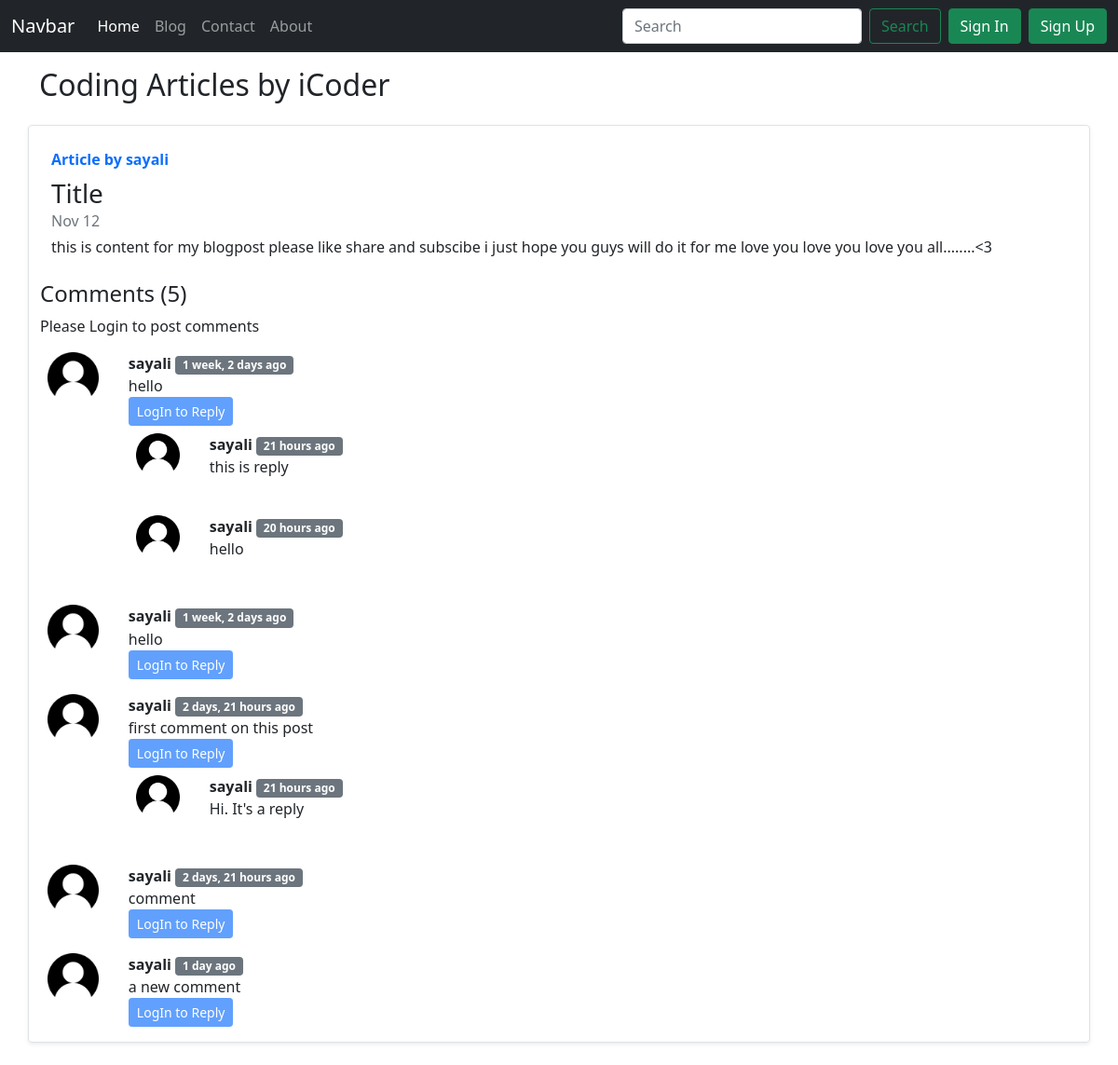
Screenshot of /blog/title/ with the database file from the repository.
### blogapp/models.py (models this page shows, shortened)
class Blog(models.Model):
    sno=models.AutoField(primary_key=True)
    title=models.CharField(max_length=100)
    content=models.CharField(max_length=10000)
    author=models.CharField(max_length=30)
    slug=models.CharField(max_length=130,default='')
    timeStamp=models.DateTimeField(blank=True)

class BlogComment(models.Model):
    sno=models.AutoField(primary_key=True)
    comment=models.TextField()
    user=models.ForeignKey(User,on_delete=models.CASCADE)
    post=models.ForeignKey(Blog,on_delete=models.CASCADE)
    parent=models.ForeignKey('self',on_delete=models.CASCADE,null=True)
    Timestamp=models.DateTimeField(default=now)
    def __str__(self) -> str:
        return self.comment[0:10]+"... by "+self.user.username

### blogapp/views.py (the view)
# urls.py: path('<str:slug>/',views.blogpost,name="blogpost"),
def blogpost(request,slug):
    post=Blog.objects.filter(slug=slug).first()
    comment=BlogComment.objects.filter(post=post,parent=None)
    replies=BlogComment.objects.filter(post=post).exclude(parent=None)
    replyDict={}
    for reply in replies:
        if reply.parent.sno not in replyDict.keys():
            replyDict[reply.parent.sno]=[reply]
        else:
            replyDict[reply.parent.sno].append(reply)
    print(replyDict)
    context={'post':post,'comment':comment,'user':request.user,'replyDict':replyDict}
    return render(request,'blog/blogpost.html',context)

### blogapp/templatetags/extras.py (called while the page is built)
@register.filter(name='get_val')
def get_val(dict,key):
    return dict.get(key)

### Templates/Blog/blogpost.html (shortened to what this page needs)
{% extends 'base.html' %}
{% load humanize %}
{% load extras%}
{% block content %}
<div class="container my-3">
    <h2>Coding Articles by iCoder</h2>
    <div class="row no-gutters border rounded overflow-hidden flex-md-row mb-4 shadow-sm h-md-250 my-4 position-relative">
        <div class="col p-4 d-flex flex-column position-static">
            <strong class="d-inline-block mb-2 text-primary">Article by {{post.author}}</strong>
            <h3 class="mb-0 ">{{post.title}}</h3>
            <div class="mb-1 text-muted">Nov 12</div>
            <p class="card-text mb-auto">{{post.content|safe}}</p>
        </div>
    <div class="container">
        <h4>Comments ({{comment.count}})</h4>
        {% if user.is_authenticated %}
        <form action="/blog/postComment" method="post">
            {% csrf_token %}
            <div class="mb-3">
                <input type="text" class="form-control" name="comment" placeholder="Add a comment" id="">
                <input type="hidden" name="parentSno" value="">
            </div>
            <input type="hidden" name="postsno" value="{{post.sno}}">
            <button type="submit" class="btn btn-primary">Submit</button>
          </form>
        {% else %}
        <p>Please Login to post comments</p>
        {% endif %}
        {% for comment in comment%}
            <div class="row my-3">
                <div class="col-md-1">
                    <img class="rounded px-2 w-100" src="/static/images/user.png" alt="">
                </div>
                <div class="col-md-11">
                    <b>{{comment.user.username}} </b><span class="badge bg-secondary"> {{comment.Timestamp|naturaltime}}</span>
                    <div>{{comment.comment}}</div>
                    <div class="reply mx-0" >
                        <div class="reply mx-0">
                            {% if user.is_authenticated %}
                                <button class="btn btn-primary btn-sm" type="button" data-bs-toggle="collapse" data-bs-target="#replybox{{comment.sno}}" aria-expanded="false" aria-controls="replybox{{comment.sno}}">
                                  Reply
                                </button>
                              <div class="collapse my-2" id="replybox{{comment.sno}}">
                                <div class="card card-body">
                                    <form action="/blog/postComment" method="post">
                                        {% csrf_token %}
                                        <div class="mb-3">
                                            <input type="text" class="form-control" name="comment" placeholder="Add a reply" id="">
                                            <input type="hidden" name="parentSno" value="{{comment.sno}}">
                                        </div>
                                        <input type="hidden" name="postsno" value="{{post.sno}}">
                                        <button type="submit" class="btn btn-primary">Submit</button>
                                      </form>
                                </div>
                              </div>
                              {% else %}
                              <button class="btn btn-primary btn-sm" type="button" data-bs-toggle="collapse" data-bs-target="#replybox{{comment.sno}}" aria-expanded="false" aria-controls="replybox{{comment.sno}}" disabled>
                                LogIn to Reply
                              </button>
                              {% endif %}
                            <div class="replies">
                                {% for reply in replyDict|get_val:comment.sno%}
                                <div class="row my-2">
                                    <div class="col-md-1">
                                        <img class="rounded px-2 w-100" src="/static/images/user.png" alt="">
                                    </div>
                                    <div class="col-md-11">
                                        <b>{{reply.user.username}} </b><span class="badge bg-secondary"> {{reply.Timestamp|naturaltime}}</span>
                                        <div>{{reply.comment}}</div>
                                    </div>
                                </div>
                                    <br>
                                {% endfor %}
                            </div>
                        </div>
                    </div>
                </div>
            </div>
        {% endfor %}
    </div>
    </div>
 {% endblock %}

### rows the page displays
Blog: author "sayali", title "Title", content "this is content for my blogpost please like share and subscibe i just hope you guys will do it for me love you love you love you all........<3"
BlogComment: user.username "sayali", Timestamp "1 week, 2 days ago", comment "hello"
BlogComment: user.username "sayali", Timestamp "21 hours ago", comment "this is reply"
BlogComment: user.username "sayali", Timestamp "20 hours ago", comment "hello"
BlogComment: user.username "sayali", Timestamp "1 week, 2 days ago", comment "hello"
BlogComment: user.username "sayali", Timestamp "2 days, 21 hours ago", comment "first comment on this post"
BlogComment: user.username "sayali", Timestamp "21 hours ago", comment "Hi. It's a reply"
BlogComment: user.username "sayali", Timestamp "2 days, 21 hours ago", comment "comment"
BlogComment: user.username "sayali", Timestamp "1 day ago", comment "a new comment"

### other values shown
{{ comment.count }} "5"
